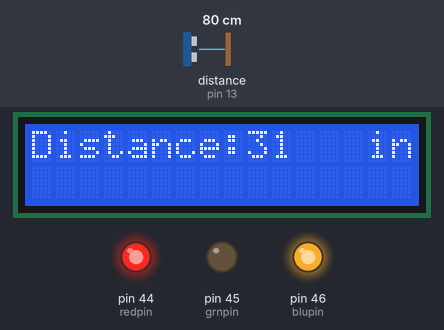
A sketch run on a simulated Arduino Mega 2560, built with avr-gcc and run on an emulated ATmega2560. Shown: 16×2 character LCD, output pins drawn as LEDs (lit = HIGH). Wiring (inferred from the names in the program): ultrasonic range finder: trigger pin 12; echo pin 13. The inputs (shaded band) are chosen by the test bench; at power-on: distance to the obstacle (sensor on pin 13) 80 cm. The echo pulse lasts 58.3 µs per cm; pins used as bus, display or sensor lines are not drawn.

Above: at 1.2 s.
1.3 s: distance to the obstacle (sensor on pin 13) set to 32 cm
At 2.7 s:
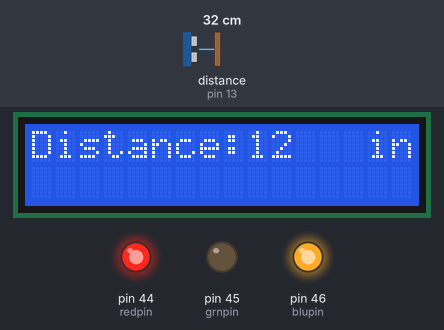
3.0 s: distance to the obstacle (sensor on pin 13) set to 26 cm
At 4.3 s:
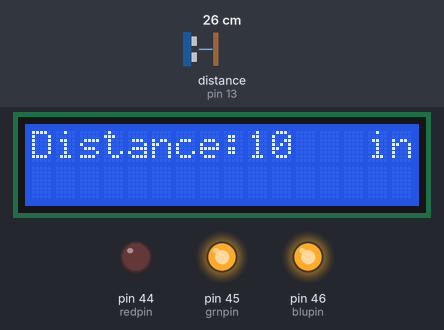
4.6 s: distance to the obstacle (sensor on pin 13) set to 2 cm
At 4.9 s:
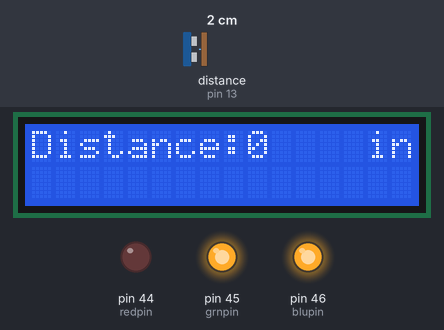
Timing chart, 0 to 7.6 s (numbered marks = the images above; inputs shaded):
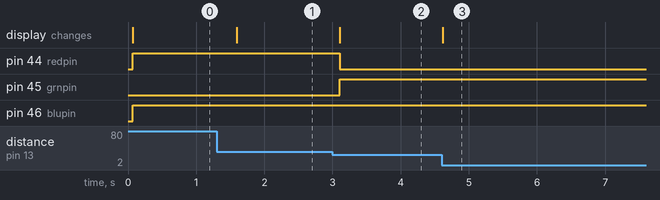

The sketch:

EXE1.ino
```cpp
#define trigpin 12
#define echopin 13

#include <LiquidCrystal.h>

LiquidCrystal lcd(49, 48, 47, 43, 42, 41);

int redpin = 44;
int grnpin = 45;
int blupin = 46;

long ping() {

    digitalWrite(trigpin, LOW);
    delayMicroseconds(12);
    digitalWrite(trigpin, HIGH);
    delayMicroseconds(10);
    digitalWrite(trigpin, LOW);
    return pulseIn(echopin, HIGH);

}

void setup() {

    pinMode(trigpin, OUTPUT);
    pinMode(echopin, INPUT);

    pinMode(redpin, OUTPUT);
    pinMode(grnpin, OUTPUT);
    pinMode(blupin, OUTPUT);

    lcd.begin(16, 2);
    lcd.print("Distance:     in");

}

void loop() {

    long duration, in;
    duration = ping();
    in = duration / 148;
    lcd.setCursor(0, 0);
    lcd.print("Distance:     in");
    lcd.setCursor(9, 0);
    lcd.print(in);

    if(in <= 10) {

        analogWrite(redpin, 0);
        analogWrite(grnpin, 255);
        analogWrite(blupin, 255);

    }
    else {

        analogWrite(redpin, 255);
        analogWrite(grnpin, 0);
        analogWrite(blupin, 255);

    }

    delay(500);

}
```

Measured:
- the behaviour switches between 29 and 28 cm on distance to the obstacle (sensor on pin 13) (found by bisection; images 1 and 2)
- after the input at 1.3 s, the display: changes after 0.29 s (image 1)
- after the input at 3.0 s, pin 44 (redpin): HIGH → LOW after 0.11 s; pin 45 (grnpin): LOW → HIGH after 0.11 s; the display: changes after 0.11 s (image 2)
- after the input at 4.6 s, the display: changes at once (image 3)
